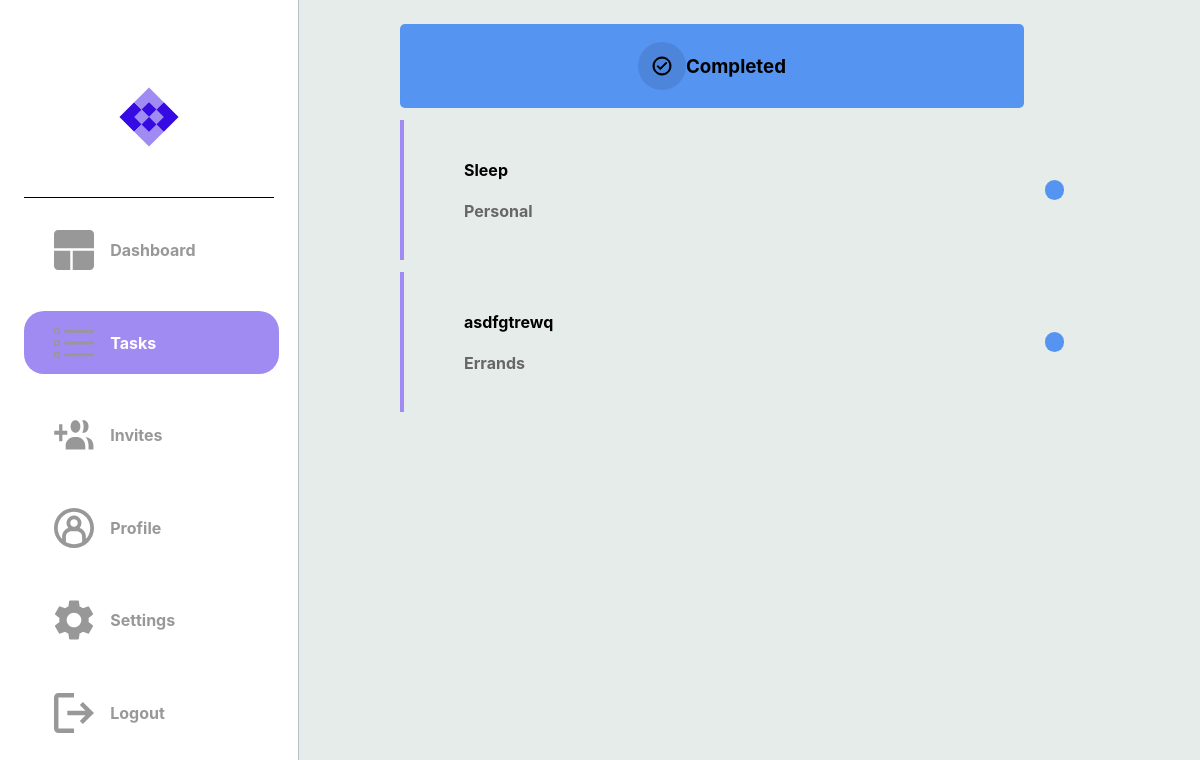
The app's page /completed_tasks (signed in), older data.
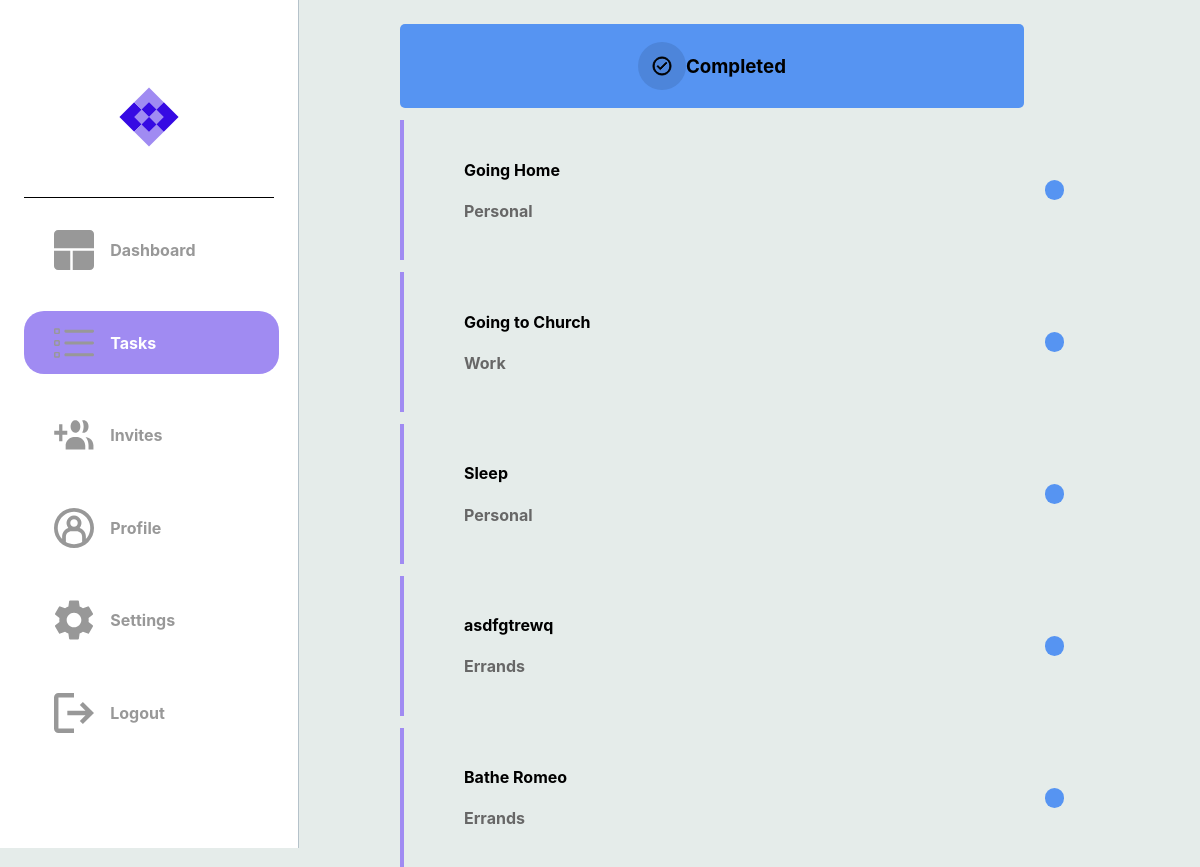
The same page, newer data.
### dotask/models.py (models this page shows)
class Task(db.Model):
    __tablename__ = "task"
    id = db.Column(db.Integer, primary_key=True)
    title = db.Column(db.String(100), nullable=False)
    description = db.Column(db.String(400), nullable=False)
    due_date = db.Column(db.Date, nullable=False)
    status = db.Column(Enum(TaskStatus))
    tag = db.Column(Enum(TaskTag))
    users = relationship('User', secondary=user_task, backref='tasks')

### dotask/routes.py (the view)
@app.route("/completed_tasks")
@login_required
def hello_completed_tasks():
    try:
        tasks = current_user.tasks
        if tasks:
            return render_template("completed_tasks.html", tasks=tasks)
        else:
            return render_template("completed_tasks.html")
    except:
        return render_template("completed_tasks.html")

### dotask/routes.py (called while the page is built)
@app.after_request
def after_request(response):
    response.headers["Cache-Control"] = "no-cache, no-store, must-revalidate"
    return response

@login_manager.user_loader
def load_user(user_id):
    return User.query.get(user_id)

### dotask/templates/completed_tasks.html (shortened to what this page needs)
{% extends "layout.html" %}
{% block head %}
    <link rel="stylesheet" {% block css_tab_colour %} href="../static/page_css_folder/tasks.css" {% endblock %}/>
{% endblock %}
{% block categories %}
    <div class="cate-container-2">
        <img src="../static/completed.svg">
        <h3>Completed</h3>
    </div>
{% endblock categories %}
{% block tasks %}
        {% if tasks %}
            {% for task in tasks %}
                {% if task.status.name == 'Completed' %}
                    <a href="{{ url_for('hello_each_task', task_id=task['id']) }}">
                        <div class="message-box">
                            <div class="message">
                                <h4> {{ task['title'] }} </h4>
                                <h4 style="color: #676767;"> {{ task.tag.name }} </h4>
                            </div>
                            <div class="message-dot {% if task.status.name == 'In_Progress' %}progress-task
                                {% elif task.status.name == 'Completed' %}completed-task
                                {% elif task.status.name == 'Cancelled' %}cancelled-task
                                {% else %}unknown-task
                                {% endif %}">
                            </div>
                        </div>
                    </a>
                {% endif %}
            {% endfor %}
            {% else %}
                <div class="message-box">
                    <div class="message">
                        <h2>No Tasks Yet</h2>
                    </div>
                </div>
        {% endif %}
    {% endblock tasks %}

Row changes from the older to the newer data that the page shows:
now on this page (row edited): Task: title "Going Home", tag.name "Personal"
now on this page (row edited): Task: title "Going to Church", tag.name "Work"
now on this page (row edited): Task: title "Bathe Romeo", tag.name "Errands"
